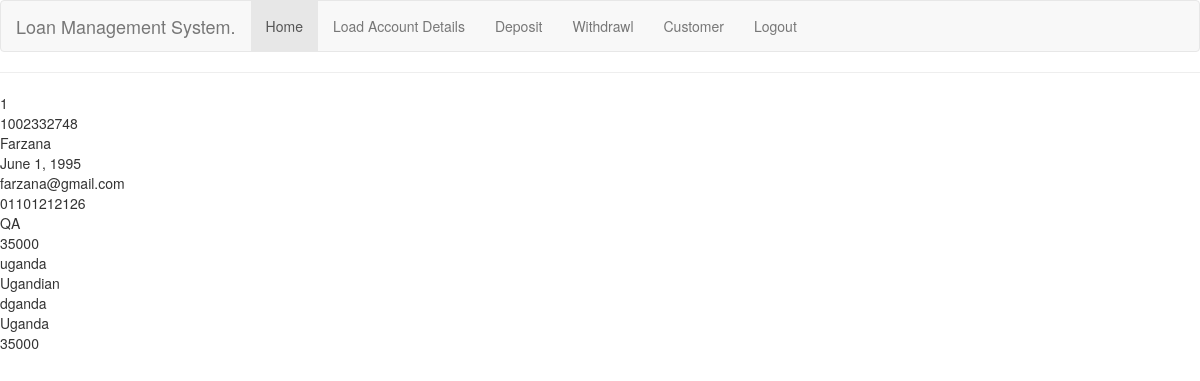
The app's page /customer_details/1/ (signed in) with its own data.
### accounts/models.py (models this page shows, shortened)
class BankCustomer(models.Model):
    account_no = models.CharField(max_length=150, unique=True, default="")
    full_name = models.CharField(max_length=50, default="", blank=False)
    birth_date = models.DateField(null=True, blank=True)
    email = models.EmailField(unique=True, blank=False)
    contact_no = models.CharField(unique=True, null=True, blank=True, max_length=20)
    Address = models.CharField(max_length=512)
    city = models.CharField(max_length=256)
    country = models.CharField(max_length=256)
    nationality = models.CharField(max_length=256)
    occupation = models.CharField(max_length=256)
    monthly_income = models.CharField(max_length=30)

### accounts/views.py (the view)
# urls.py: path('customer_details/<int:pk>/', BankCustomerDetail.as_view(), name='customer_details'),
class BankCustomerDetail(DetailView):
    model = BankCustomer
    template_name = 'accounts/customer_details.html'

### accounts/templates/accounts/customer_details.html (shortened to what this page needs)
{% extends 'base.html' %}
{% block content %}
<h2>{{ title }}</h2><hr>
<form method="POST" action="" enctype='multipart/form-data'>
    {% if request.user.is_authenticated %}
     <p>{{object.pk}}
         <br>{{object.account_no}}
         <br>{{object.full_name}}
         <br>{{object.birth_date}}
         <br>{{object.email}}
         <br>{{object.contact_no}}
         <br>{{object.occupation}}
         <br>{{object.monthly_income}}
         <br>{{object.country}}
         <br>{{object.nationality}}
         <br>{{object.city}}
         <br>{{object.Address}}
         <br>{{object.monthly_income}}
     {% endif %}
</form>
{% endblock content %}

### records on screen
BankCustomer: pk "1", account_no "1002332748", full_name "Farzana", birth_date "June 1, 1995", email "farzana@gmail.com", contact_no "01101212126", occupation "QA", monthly_income "35000", country "uganda", nationality "Ugandian", city "dganda", Address "Uganda"
